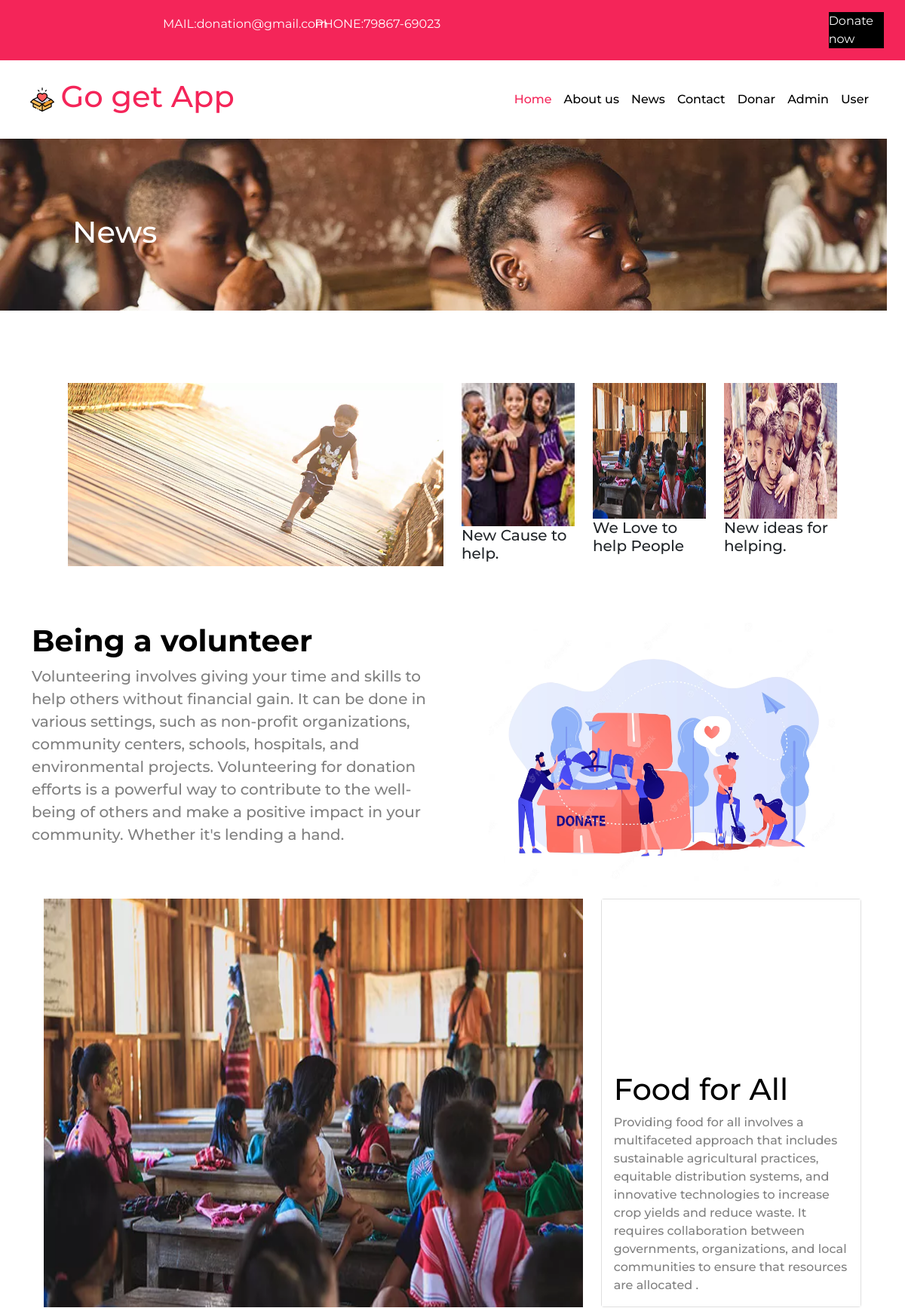
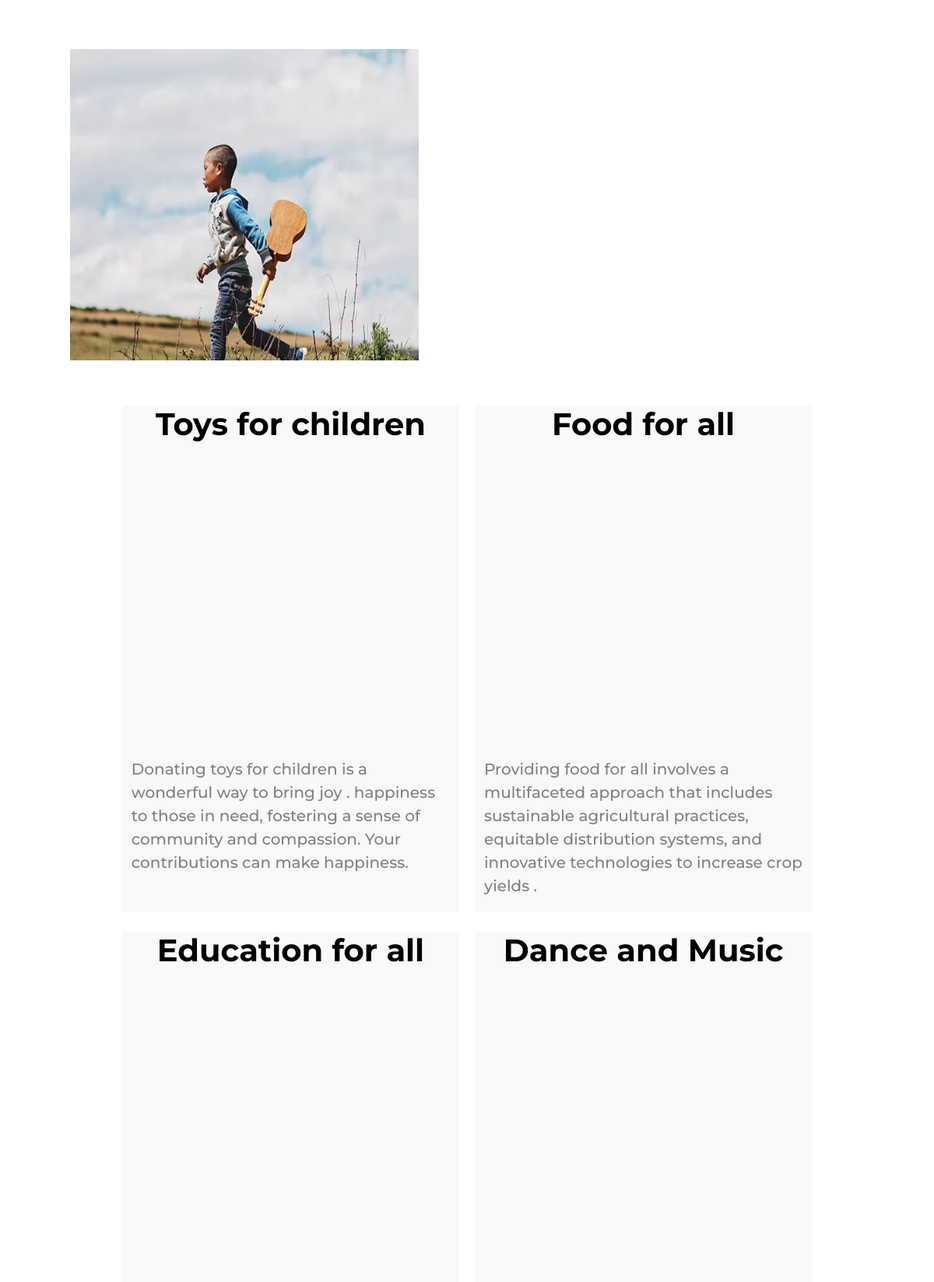
Page /news.php (upper part) on the committed database (2 pictures, top to bottom).
### tables this page shows
CREATE TABLE `admin_news` (
  `id` int(11) NOT NULL,
  `title` varchar(200) NOT NULL,
  `pic` varchar(200) NOT NULL,
  `description` varchar(200) NOT NULL,
  `curdate` date NOT NULL
);

### news.php (the view, shortened to what this page needs)
<?php
include "header.php";
?>
<div class="row " id="back1">
                <div class="col-lg-6 ps-5 ms-5">
                    <h1 style="color:white">News</h1>
                </div>
              </div>
 <div class="container ">
     <div class="row mt-5 p-5" >
       <div class="col-lg-6">
       <div data-aos="flip-up">
        <img src="images/boy.jpg" width="100%" height="90%" />
</div>
      </div>
          <div class="col-lg-2">
          <div data-aos="flip-right">
            <img src="images/u-3.jpg.webp" width="100%" height="190px">
</div>
            <h5>New Cause to help.</h5>
            <br/>
          </div>
            <div class="col-lg-2">
            <div data-aos="flip-down">
            <img src="images/cause-2.jpg.webp" width="100%" height="180px">
</div>
            <h5>We Love to help People</h5>
            <br/>
           </div>
           <div class="col-lg-2">
           <div data-aos="zoom-in">
            <img src="images/cause-1.jpg.webp" width="100%" height="180px">
          </div>
            <h5>New ideas for helping.</h5>
            <br/>
          </div>
     </div>
  <div class="row " id="tail1">
    <div class="col-lg-6">
    <div data-aos="fade-down">
        <h1 id="m1">Being a volunteer
        </h1>
        <p id="m2">Volunteering involves giving your time and skills to help others without financial gain. It can be done in various settings, such as non-profit organizations, community centers, schools, hospitals, and environmental projects. Volunteering for donation efforts is a powerful way to contribute to the well-being of others and make a positive impact in your community. Whether it's lending a hand.
</p>
</div>
    </div>
    <div class="col-lg-6 ps-5 ">
    <div data-aos="zoom-out-down">
      <img src="images/donate.jpg"  height="350px" width="90%">
</div>
</div >
   </div>
 <div class="row p-3">
  <div class="col-lg-8">
  <div data-aos="zoom-in-down">
    <img src="images/newscontent.jpg" width="100%" height="100%" />
</div>
</div>
<div class="col-lg-4">
              <div class="card">
                <div class="card-body" id="box8">
                <div data-aos="flip-right">
              <img src="images/cause-3.jpg.webp"/>
</div>
              <h1 class="card-title"  style="color:black"> Food for All</h1>
              <p class="card-text" id="main8">Providing food for all involves a multifaceted approach that includes sustainable agricultural practices, equitable distribution systems, and innovative technologies to increase crop yields and reduce waste. It requires collaboration between governments, organizations, and local communities to ensure that resources are allocated . </p>
              </div>
              </div>
            </div>
</div>
<div class="row p-5" id="tail1">
<div class="col-lg-6 ">
<div data-aos="fade-up-right">
              <img src="images/welcome.jpg.webp" width="90%" height="400px;"/>
</div>
            </div>
            <div class="col-lg-6">
            <div data-aos="flip-up">
        <h1 id="m1">Toys for children</h1>
        <p id="m2"></p>
</div>
    </div>
</div>
</div>
<div class="container">
<div class="row justify-content-center" id="tail1" >
<?php
$query="select * from admin_news ";
$res=mysqli_query($con,$query);
while($row=mysqli_fetch_array($res))
{
?>
    <div class="col-lg-6 bg-light item6 mb-3"  >
    <div data-aos="zoom-in-down">
    <h1 style=" text-align:center;" id="m1"> <?php echo $row['title'] ?></h1>
</div>
    <br/><br/>
    <div data-aos="flip-left">
        <img src="uploads/<?php echo $row['pic']?>" width="80%" height="300px;" />
</div>
       <br/></br>
       <div data-aos="zoom-out-up">
        <p id="m2" > <?php echo $row['description'] ?> </p>
</div>
        <br/>
        <br/>
    </div>
<?php } ?>
</div>
</div>
<br/>
<br/>
<?php
include "footer.php";
?>

### homestyle.css (style rules this page uses)
body { font-family: "Montserrat", sans-serif; font-optical-sizing: auto; font-weight: weight; font-style: normal; }
#box8 { background-color:white; color:black; }
#main8 { font-weight:480; color:grey; }
#tail1 { background-color:white; color:grey; }
#m1 { font-weight:700; color:black; }
#m2 { font-weight:480; font-size:20px; }
.item6 { height:650px; margin: 10px; width:38%; }
#back1 { background-image: url("images/news.webp"); width:100%; position: relative; z-index: 99; padding-top: 100px; padding-bottom: 72px; background-size: cover !important; background-size: cover; }
* { margin: 0; padding: 0; box-sizing: border-box; }
:root { --progress-bar-width: 200px; --progress-bar-height: 200px; --font-size: 2rem; }

### rows in the picture
admin_news: title "Toys for children", pic (picture), description "Donating toys for children is a wonderful way to bring joy . happiness to those in need, fostering a sense of community and compassion. Your contributions can make happiness."
admin_news: title "Food for all", pic (picture), description "Providing food for all involves a multifaceted approach that includes sustainable agricultural practices, equitable distribution systems, and innovative technologies to increase crop yields ."
admin_news: title "Education for all", pic (picture)
admin_news: title "Dance and Music", pic (picture)
